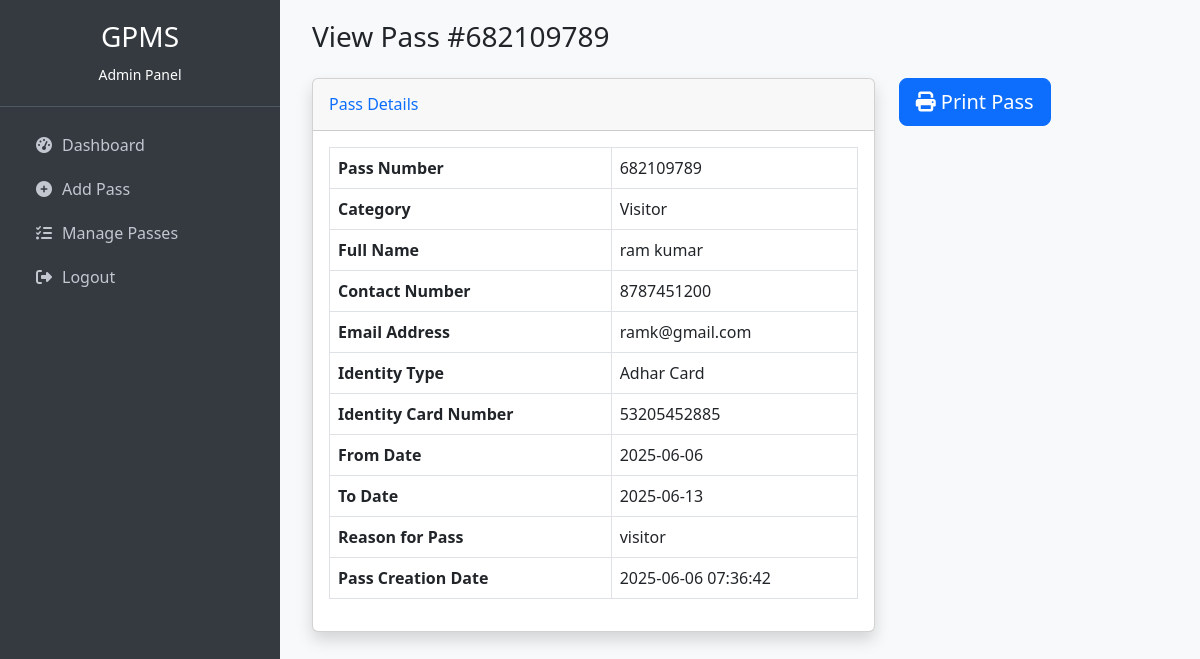
/view-pass-detail.php?id=1 (signed in), run on the app's committed database.
### tables this page shows
CREATE TABLE `passes` (
  `id` int(11) NOT NULL,
  `pass_number` varchar(255) DEFAULT NULL,
  `full_name` varchar(255) DEFAULT NULL,
  `contact_number` bigint(20) DEFAULT NULL,
  `email` varchar(255) DEFAULT NULL,
  `identity_type` varchar(200) DEFAULT NULL,
  `identity_card_no` varchar(255) DEFAULT NULL,
  `category` varchar(255) DEFAULT NULL,
  `from_date` date DEFAULT NULL,
  `to_date` date DEFAULT NULL,
  `reason` mediumtext,
  `pass_creation_date` timestamp NULL DEFAULT CURRENT_TIMESTAMP,
  `status` varchar(100) DEFAULT 'Pending'
);

### view-pass-detail.php (the view, shortened to what this page needs)
<?php
include('db.php');
if (strlen($_SESSION['admin_id'] == 0)) {
    header("location:logout.php");
} else {
?>
<?php include 'includes/header.php'; ?>
<?php include 'includes/sidebar.php'; ?>
<div class="container-fluid">
    <?php
    $pass_id = intval($_GET['id']);
    $ret = mysqli_query($conn, "select * from passes where id='$pass_id'");
    while ($row = mysqli_fetch_array($ret)) {
    ?>
    <h1 class="h3 mb-4 text-gray-800">View Pass #<?php echo $row['pass_number']; ?></h1>
    <div class="row">
        <div class="col-md-8">
            <div class="card shadow mb-4" id="printableArea">
                <div class="card-header py-3">
                    <h6 class="m-0 font-weight-bold text-primary">Pass Details</h6>
                </div>
                <div class="card-body">
                    <table class="table table-bordered">
                        <tr>
                            <th>Pass Number</th>
                            <td><?php echo $row['pass_number']; ?></td>
                        </tr>
                        <tr>
                            <th>Category</th>
                            <td><?php echo $row['category']; ?></td>
                        </tr>
                        <tr>
                            <th>Full Name</th>
                            <td><?php echo $row['full_name']; ?></td>
                        </tr>
                         <tr>
                            <th>Contact Number</th>
                            <td><?php echo $row['contact_number']; ?></td>
                        </tr>
                        <tr>
                            <th>Email Address</th>
                            <td><?php echo $row['email']; ?></td>
                        </tr>
                         <tr>
                            <th>Identity Type</th>
                            <td><?php echo $row['identity_type']; ?></td>
                        </tr>
                        <tr>
                            <th>Identity Card Number</th>
                            <td><?php echo $row['identity_card_no']; ?></td>
                        </tr>
                        <tr>
                            <th>From Date</th>
                            <td><?php echo $row['from_date']; ?></td>
                        </tr>
                        <tr>
                            <th>To Date</th>
                            <td><?php echo $row['to_date']; ?></td>
                        </tr>
                        <tr>
                            <th>Reason for Pass</th>
                            <td><?php echo $row['reason']; ?></td>
                        </tr>
                         <tr>
                            <th>Pass Creation Date</th>
                            <td><?php echo $row['pass_creation_date']; ?></td>
                        </tr>
                    </table>
                </div>
            </div>
        </div>
        <div class="col-md-4">
             <button class="btn btn-primary btn-lg" onclick="printPass()"><i class="fa fa-print"></i> Print Pass</button>
        </div>
    </div>
    <?php } ?>
</div>
<?php include 'includes/footer.php'; ?>
<?php } ?>

### includes/header.php (shortened to what this page needs)
<!DOCTYPE html>
<html lang="en">
<head>
    <link href="https://cdn.jsdelivr.net/npm/bootstrap@5.3.0/dist/css/bootstrap.min.css" rel="stylesheet">
    <link rel="stylesheet" href="https://cdnjs.cloudflare.com/ajax/libs/font-awesome/6.4.0/css/all.min.css">
</head>
<body>

### includes/sidebar.php
<div class="sidebar">
    <div class="sidebar-header">
        <h3>GPMS</h3>
        <small>Admin Panel</small>
    </div>
    <ul class="nav flex-column p-3">
        <li class="nav-item">
            <a class="nav-link <?php echo (basename($_SERVER['PHP_SELF']) == 'dashboard.php') ? 'active' : ''; ?>" href="dashboard.php">
                <i class="fa fa-tachometer-alt"></i>Dashboard
            </a>
        </li>
        <li class="nav-item">
            <a class="nav-link <?php echo (basename($_SERVER['PHP_SELF']) == 'add-pass.php') ? 'active' : ''; ?>" href="add-pass.php">
                <i class="fa fa-plus-circle"></i>Add Pass
            </a>
        </li>
        <li class="nav-item">
            <a class="nav-link <?php echo (basename($_SERVER['PHP_SELF']) == 'manage-passes.php') ? 'active' : ''; ?>" href="manage-passes.php">
                <i class="fa fa-tasks"></i>Manage Passes
            </a>
        </li>
        <li class="nav-item mt-auto">
            <a class="nav-link" href="logout.php">
                <i class="fa fa-sign-out-alt"></i>Logout
            </a>
        </li>
    </ul>
</div>
<div class="main-content">

### includes/footer.php (shortened to what this page needs)
</div>
</body>
</html>

### includes/header.php (style rules this page uses)
body { display: flex; background-color: #f8f9fa; }
.sidebar { width: 280px; min-height: 100vh; background-color: #343a40; padding-top: 20px; }
.sidebar .nav-link { color: #c2c7d0; padding: 10px 20px; transition: all 0.3s ease; }
.sidebar .nav-link .fa { margin-right: 10px; }
.sidebar-header { color: #fff; padding: 0 20px 20px 20px; text-align: center; border-bottom: 1px solid #4f5962; }
.main-content { flex-grow: 1; padding: 20px; }

### data on the page
passes: pass_number "682109789", category "Visitor", full_name "ram kumar", contact_number "8787451200", email "ramk@gmail.com", identity_type "Adhar Card", identity_card_no "53205452885", from_date "2025-06-06", to_date "2025-06-13", reason "visitor", pass_creation_date "2025-06-06 07:36:42"
